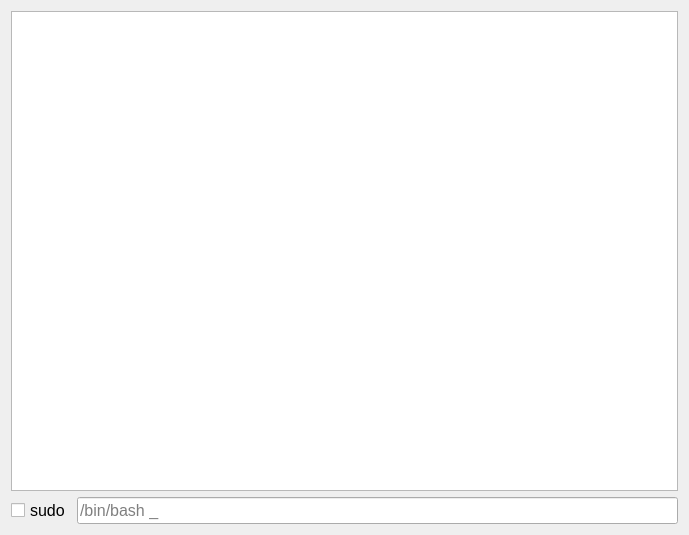
<?xml version="1.0" encoding="UTF-8"?>
<ui version="4.0">
 <class>Form</class>
 <widget class="QWidget" name="Form">
  <property name="geometry">
   <rect>
    <x>0</x>
    <y>0</y>
    <width>689</width>
    <height>535</height>
   </rect>
  </property>
  <property name="font">
   <font>
    <pointsize>12</pointsize>
   </font>
  </property>
  <property name="windowTitle">
   <string>Form</string>
  </property>
  <layout class="QVBoxLayout" name="verticalLayout">
   <item>
    <widget class="QTextBrowser" name="shell"/>
   </item>
   <item>
    <layout class="QHBoxLayout" name="horizontalLayout">
     <property name="topMargin">
      <number>0</number>
     </property>
     <item>
      <widget class="QCheckBox" name="sudo">
       <property name="text">
        <string>sudo</string>
       </property>
      </widget>
     </item>
     <item>
      <widget class="QLineEdit" name="command_line">
       <property name="placeholderText">
        <string>/bin/bash _</string>
       </property>
      </widget>
     </item>
    </layout>
   </item>
  </layout>
 </widget>
 <resources/>
 <connections/>
</ui>
